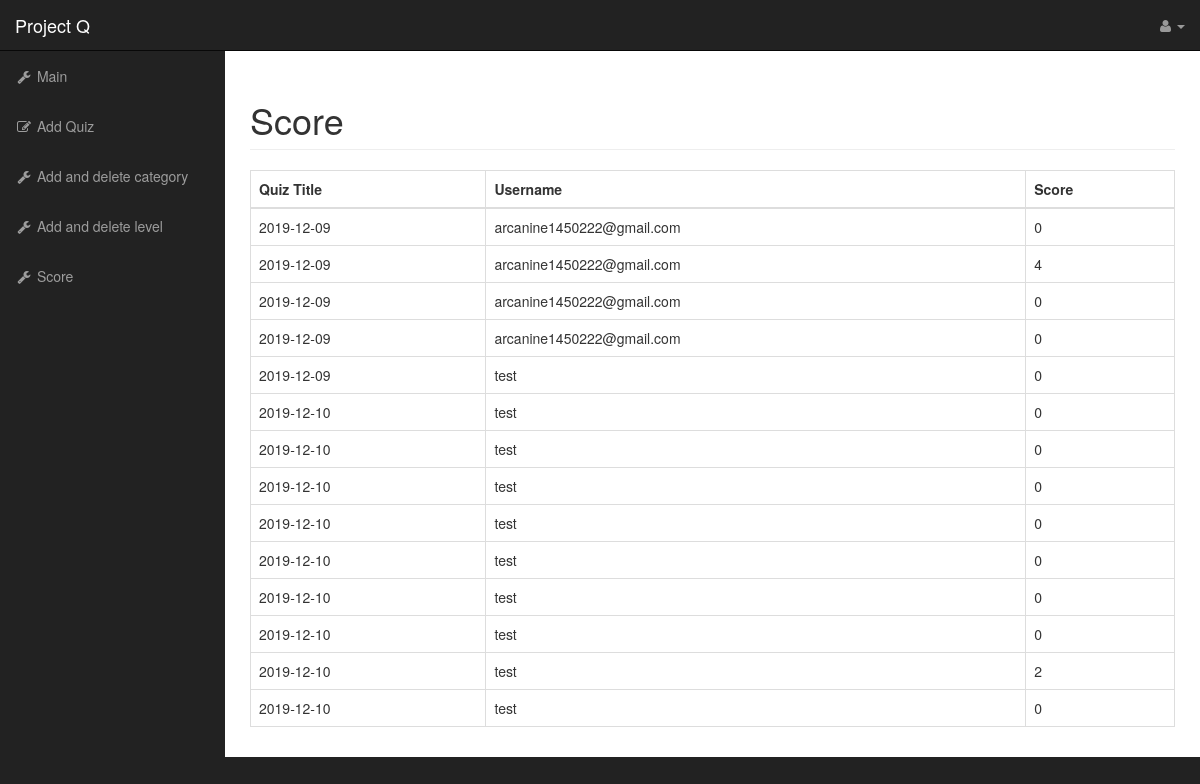
Page /admin/score.php on the committed database.
### tables this page shows
CREATE TABLE `result` (
  `id` int(11) NOT NULL,
  `user_id` int(11) NOT NULL,
  `score` int(11) NOT NULL,
  `time` date NOT NULL
);

CREATE TABLE `users` (
  `id` int(11) NOT NULL,
  `username` text NOT NULL,
  `password` text NOT NULL,
  `name` text NOT NULL,
  `surname` text NOT NULL,
  `email` text NOT NULL,
  `privileges` int(11) NOT NULL
);

### admin/score.php (the view, shortened to what this page needs)
<?php include("includes/header.php") ?>
    <div id="wrapper">
        <?php include("includes/navigation.php") ?>
        <div id="page-wrapper">
            <div class="container-fluid">
                <div class="row">
                    <div class="col-lg-12">
                        <h1 class="page-header">
                            Score
                        </h1>
                        <table class="table table-bordered table-hover">
                                <thead>
                                    <tr>
                                        <th>Quiz Title</th>
                                        <th>Username</th>
                                        <th>Score</th>
                                    </tr>
                                </thead>
<?php
$query_score = "SELECT * FROM result";
$result = $mysqli->query($query_score) or die($mysqli->error.__Line__);
while ($row = mysqli_fetch_assoc($result)){
    $query_user = "SELECT * FROM users WHERE id = '".$row['user_id']."' LIMIT 1 ";
    $user = $mysqli->query($query_user) or die($mysqli->error.__Line__);
    $row1 = $user->fetch_assoc();
    $username = $row1['username'];
    $quiz_time = $row['time'];
    $user_result = $row['score'];
    echo "<tr>";
    echo "<td> {$quiz_time} </td>";
    echo "<td> {$username} </td>";
    echo "<td> {$user_result} </td>";
    echo "</tr>";
}
?>
                            </table>
                    </div>
                </div>
            </div>
        </div>
    </div>
</body>
</html>

### admin/css/sb-admin.css (style rules this page uses)
body { margin-top: 100px; background-color: #222; }
@media (min-width:768px) { body { margin-top: 50px; } }
#wrapper { padding-left: 0; }
#page-wrapper { width: 100%; padding: 0; background-color: #fff; }
@media (min-width:768px) { #wrapper { padding-left: 225px; } }
@media (min-width:768px) { #page-wrapper { padding: 10px; } }

### rows in the picture
result: time "2019-12-09", user.username "arcanine1450222@gmail.com", score "0"
result: time "2019-12-09", user.username "arcanine1450222@gmail.com", score "4"
result: time "2019-12-09", user.username "arcanine1450222@gmail.com", score "0"
result: time "2019-12-09", user.username "arcanine1450222@gmail.com", score "0"
result: time "2019-12-09", user.username "test", score "0"
result: time "2019-12-10", user.username "test", score "0"
result: time "2019-12-10", user.username "test", score "0"
result: time "2019-12-10", user.username "test", score "0"
result: time "2019-12-10", user.username "test", score "0"
result: time "2019-12-10", user.username "test", score "0"
result: time "2019-12-10", user.username "test", score "0"
result: time "2019-12-10", user.username "test", score "0"
result: time "2019-12-10", user.username "test", score "2"
result: time "2019-12-10", user.username "test", score "0"
